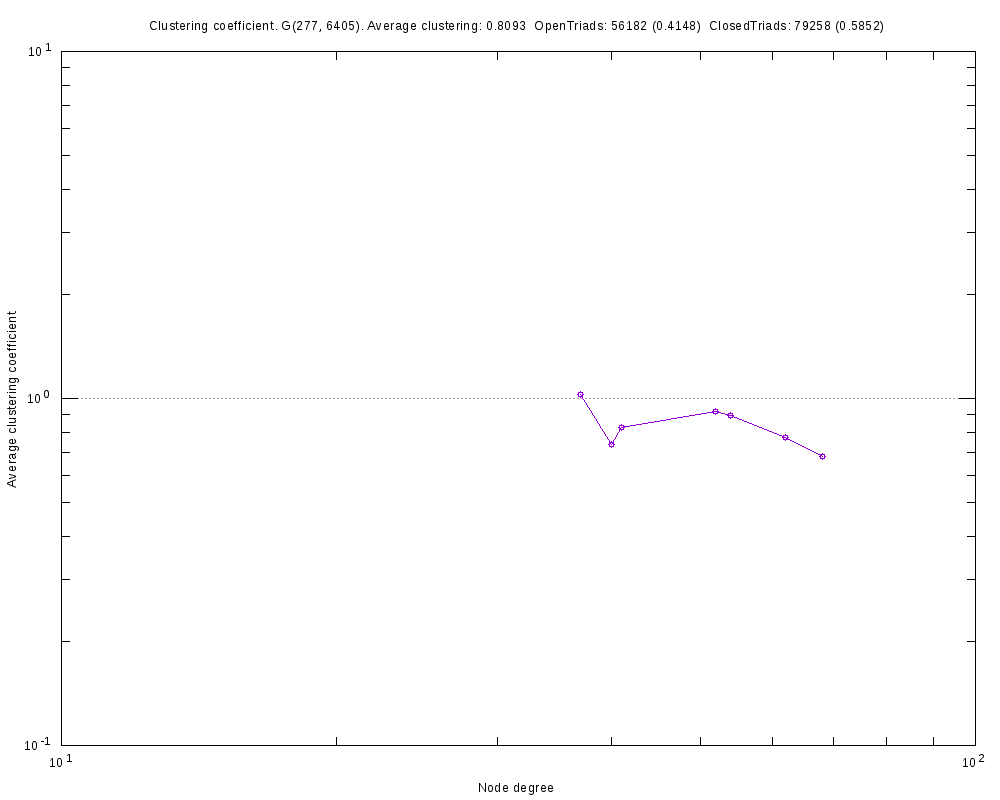

Here is the gnuplot script that generated this plot:
#
# Clustering coefficient. G(277, 6405). Average clustering: 0.8093  OpenTriads: 56182 (0.4148)  ClosedTriads: 79258 (0.5852) (Sat Apr 29 17:53:10 2017)
#

set title "Clustering coefficient. G(277, 6405). Average clustering: 0.8093  OpenTriads: 56182 (0.4148)  ClosedTriads: 79258 (0.5852)"
set key bottom right
set logscale xy 10
set format x "10^{%L}"
set mxtics 10
set format y "10^{%L}"
set mytics 10
set grid
set xlabel "Node degree"
set ylabel "Average clustering coefficient"
set tics scale 2
set terminal png font arial 10 size 1000,800
set output 'ccf.data_set_1_clust_coeff.png'
plot 	"ccf.data_set_1_clust_coeff.tab" using 1:2 title "" with linespoints pt 6
